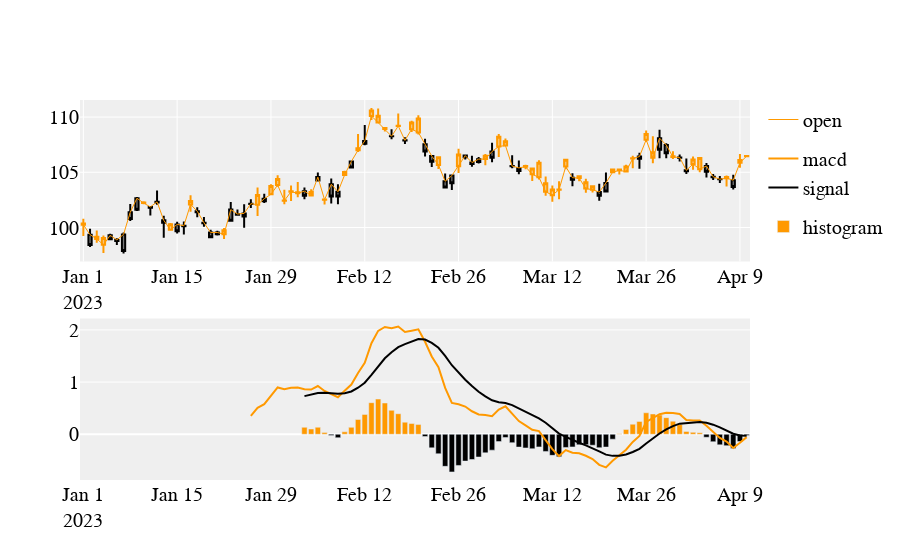

Notebook code for this chart:
### Code cell
import pandas_ta as ta
import pandas as pd
import numpy as np
import plotly.graph_objects as go
from plotly.subplots import make_subplots
import plotly.offline as pyo
import plotly.io as pio

import plotly.io as pio
pio.renderers.default = "firefox"


pyo.init_notebook_mode(connected=True)

# get ticker data
#df = pd.read_csv('EURUSD=X.csv')
# Simuler le dataframe df
np.random.seed(43)  # seed pour la reproductibilité
n = 100  # nombre de jours
dates = pd.date_range("20230101", periods=n)
open_prices = np.cumsum(np.random.randn(n)) + 100  # prix d'ouverture
close_prices = open_prices + np.random.randn(n) * 0.5  # prix de clôture
low_prices = np.minimum(open_prices, close_prices) - np.abs(np.random.randn(n) * 0.5)  # prix bas
high_prices = np.maximum(open_prices, close_prices) + np.abs(np.random.randn(n) * 0.5)  # prix haut
volumes = np.random.randint(1000, 10000, size=n)  # volumes

df = pd.DataFrame({
    'Open': open_prices,
    'Close': close_prices,
    'Low': low_prices,
    'High': high_prices,
    'Volume': volumes
}, index=dates)

# Sélectionner les colonnes requises et les renommer
df = df[['Open', 'Close', 'Low', 'High', 'Volume']]
df.columns = ['Open', 'Close', 'Low', 'High', 'Volume']
# calculate MACD values
df.ta.macd(close='close', fast=12, slow=26, append=True)

# Force lowercase (optional)
df.columns = [x.lower() for x in df.columns]
print(df)

# Construct a 2 x 1 Plotly figure
fig = make_subplots(rows=2, cols=1)

# price Line
fig.append_trace(
    go.Scatter(
        x=df.index,
        y=df['open'],
        line=dict(color='#ff9900', width=1),
        name='open',
        # showlegend=False,
        legendgroup='1',

    ), row=1, col=1
)

# Candlestick chart for pricing
fig.append_trace(
    go.Candlestick(
        x=df.index,
        open=df['open'],
        high=df['high'],
        low=df['low'],
        close=df['close'],
        increasing_line_color='#ff9900',
        decreasing_line_color='black',
        showlegend=False

    ), row=1, col=1
)

# Fast Signal (%k)
fig.append_trace(
    go.Scatter(
        x=df.index,
        y=df['macd_12_26_9'],
        line=dict(color='#ff9900', width=2),
        name='macd',
        # showlegend=False,
        legendgroup='2',

    ), row=2, col=1
)

# Slow signal (%d)
fig.append_trace(
    go.Scatter(
        x=df.index,
        y=df['macds_12_26_9'],
        line=dict(color='#000000', width=2),
        # showlegend=False,
        legendgroup='2',
        name='signal'
    ), row=2, col=1
)

# Colorize the histogram values
colors = np.where(df['macdh_12_26_9'] < 0, '#000', '#ff9900')

# Plot the histogram
fig.append_trace(
    go.Bar(
        x=df.index,
        y=df['macdh_12_26_9'],
        name='histogram',
        marker_color=colors,

    ), row=2, col=1
)

# Make it pretty
layout = go.Layout(
    plot_bgcolor='#efefef',
    # Font Families
    font_family='Monospace',
    font_color='#000000',
    font_size=20,
    xaxis=dict(
        rangeslider=dict(
            visible=False
        )
    )
)


fig.update_layout(layout)
fig.show()
